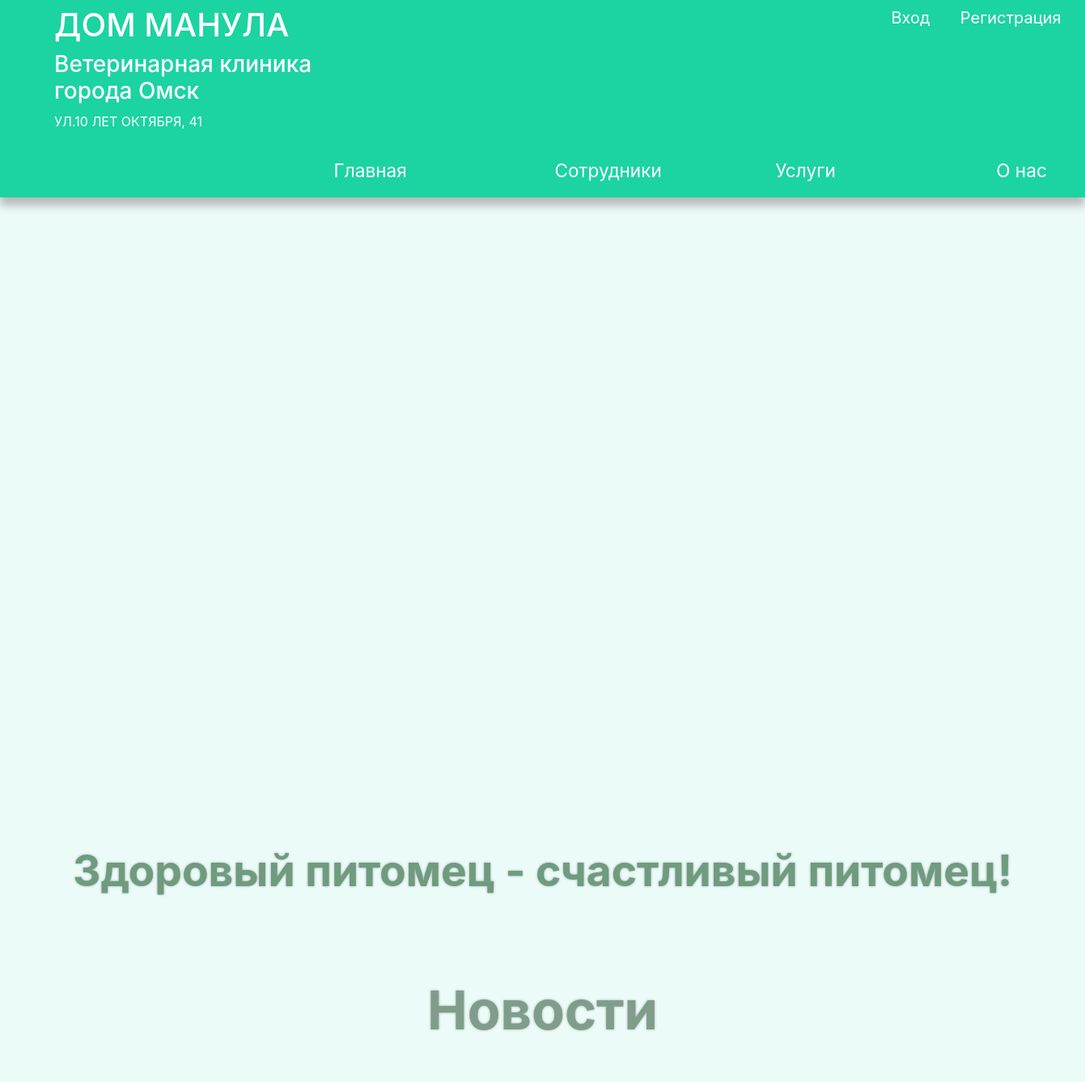
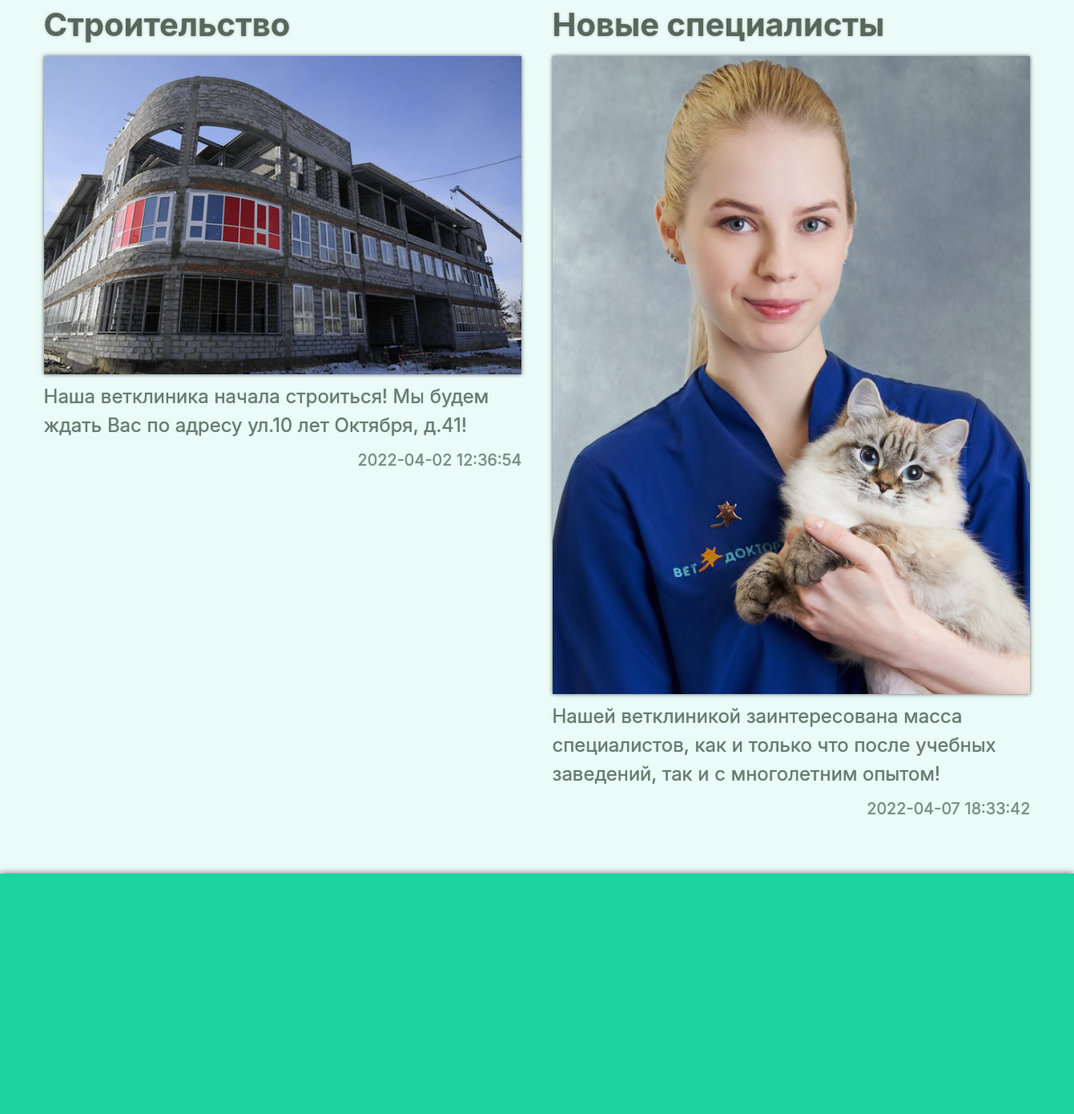
The page / on the database its author committed (2 pictures, top to bottom).
### models/news.py (models this page shows)
class News(SqlAlchemyBase, UserMixin, SerializerMixin):
    __tablename__ = 'news'
    id = sqlalchemy.Column(sqlalchemy.Integer,
                           primary_key=True, autoincrement=True)
    title = sqlalchemy.Column(sqlalchemy.String)
    content = sqlalchemy.Column(sqlalchemy.String)
    date = sqlalchemy.Column(sqlalchemy.DateTime)
    image = sqlalchemy.Column(sqlalchemy.String)

### main.py (the view)
@app.route('/')
def news():
    db_name = "db/doctors.db"
    db_session.global_init(db_name)
    db_sess = db_session.create_session()
    wall_news = db_sess.query(News).all()
    res = make_response(render_template("news.html", news=wall_news, title='Ветклиника "Дом Манула"'))
    return res

### models/db_session.py (called while the page is built, shortened)
def global_init(db_file):
    global __factory
    if __factory:
        return

def create_session() -> Session:
    global __factory
    return __factory()

### templates/news.html (shortened to what this page needs)
{% extends "base.html" %}
{% block content %}
    <div class="container_slider_css">
    </div>
    <h1 class="center-h1 center-h1-v2 mb-100"><b>Здоровый питомец - счастливый питомец!</b></h1>
    <h1 class="center-h1"><b>Новости</b></h1>
    {% for n in news[::2] %}
        <div class="block-news">
            <div class="block-new">
                <h2 class="left-h2"><b>{{n.title}}</b></h2>
                <div class="new">
                    <img src="static/img/{{ n.image }}" class="news-img">
                    <div class="news-content">
                        <font class="simple-text simple-text-plus">
                            {{n.content}}
                        </font>
                        <p class="simple-text date">{{n.date}}</p>
                    </div>
                </div>
            </div>
            {% if loop.index <= loop.last %}
                <div class="block-new">
                    <h2 class="left-h2"><b>{{ news[loop.index].title }}</b></h2>
                    <div class="new">
                        <img src="static/img/{{ news[loop.index].image }}" class="news-img">
                        <div class="news-content">
                            <font class="simple-text simple-text-plus">
                                {{ news[loop.index].content }}
                            </font>
                            <p class="simple-text date">{{ news[loop.index].date }}</p>
                        </div>
                    </div>
                </div>
            {% endif %}
        </div>
    {% endfor %}
{% endblock %}

### static/css/style.css (style rules this page uses)
* { margin: 0; padding: 0; }
body { background-color: #EAFBF8; }
.center-h1 { text-align: center; color: #809D8B; text-shadow: 0 0 3px #A9A9A9; font-size: 50pt; margin-top: 1%; margin-bottom: 1%; }
.left-h2 { color: #56675C; text-shadow: 0 0 3px #A9A9A9; margin-top: 1%; margin-bottom: 1%; font-size: 30pt; }
.simple-text { font-size: 15pt; color: #687D70; text-shadow: 0 0 1px #687D70; }
.mb-100 { margin-bottom: 100px; }
.container_slider_css { margin: 50px auto; width: 100%; height: 700px; overflow: hidden; position: relative }
img:nth-child(1) { animation-delay: 20s }
.center-h1-v2 { color: #6F9B7F; font-size: 40pt; }
.block-news { margin-top: 50px; margin-bottom: 50px; display: flex; width: 100%; }
.block-new { width: 47%; margin-right: 1.5%; margin-left: 1.5%; }
.new { margin-top: 15px; }
.news-img { height: auto; width: 100%; box-shadow: 0 0 5px #5C5C5C; margin-bottom: 10px; }
.simple-text-plus { font-size: 18pt; }
.date { margin-top: 10px; text-align: right; color: #789182; }

### rows shown on the page
News: title "Строительство", image (picture), content "Наша ветклиника начала строиться! Мы будем ждать Вас по адресу ул.10 лет Октября, д.41!", date "2022-04-02 12:36:54"
News: title "Новые специалисты", content "Нашей ветклиникой заинтересована масса специалистов, как и только что после учебных заведений, так и с многолетним опытом!", date "2022-04-07 18:33:42"
